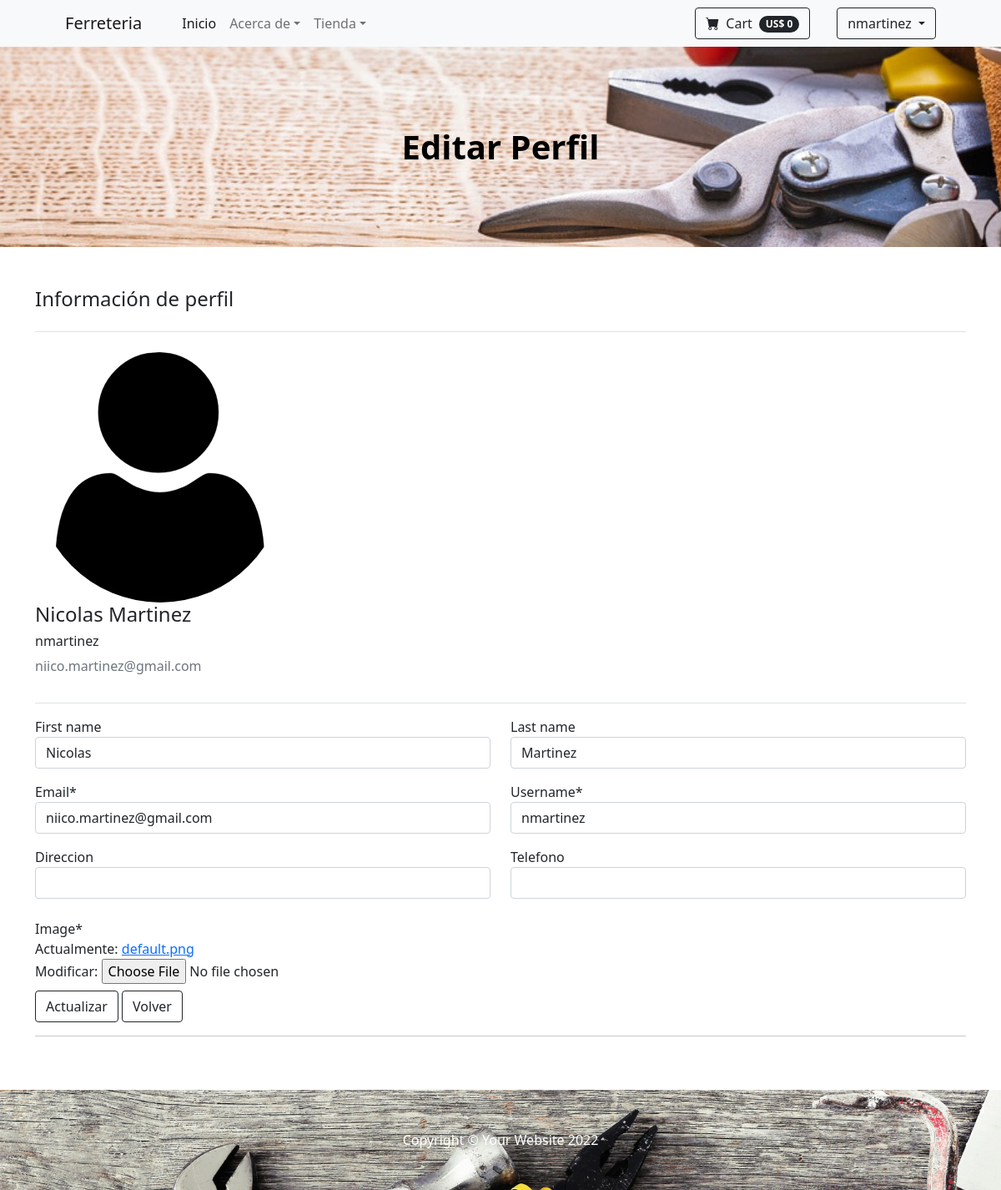
Page /accounts/profile/ (signed in) on the earlier database version.
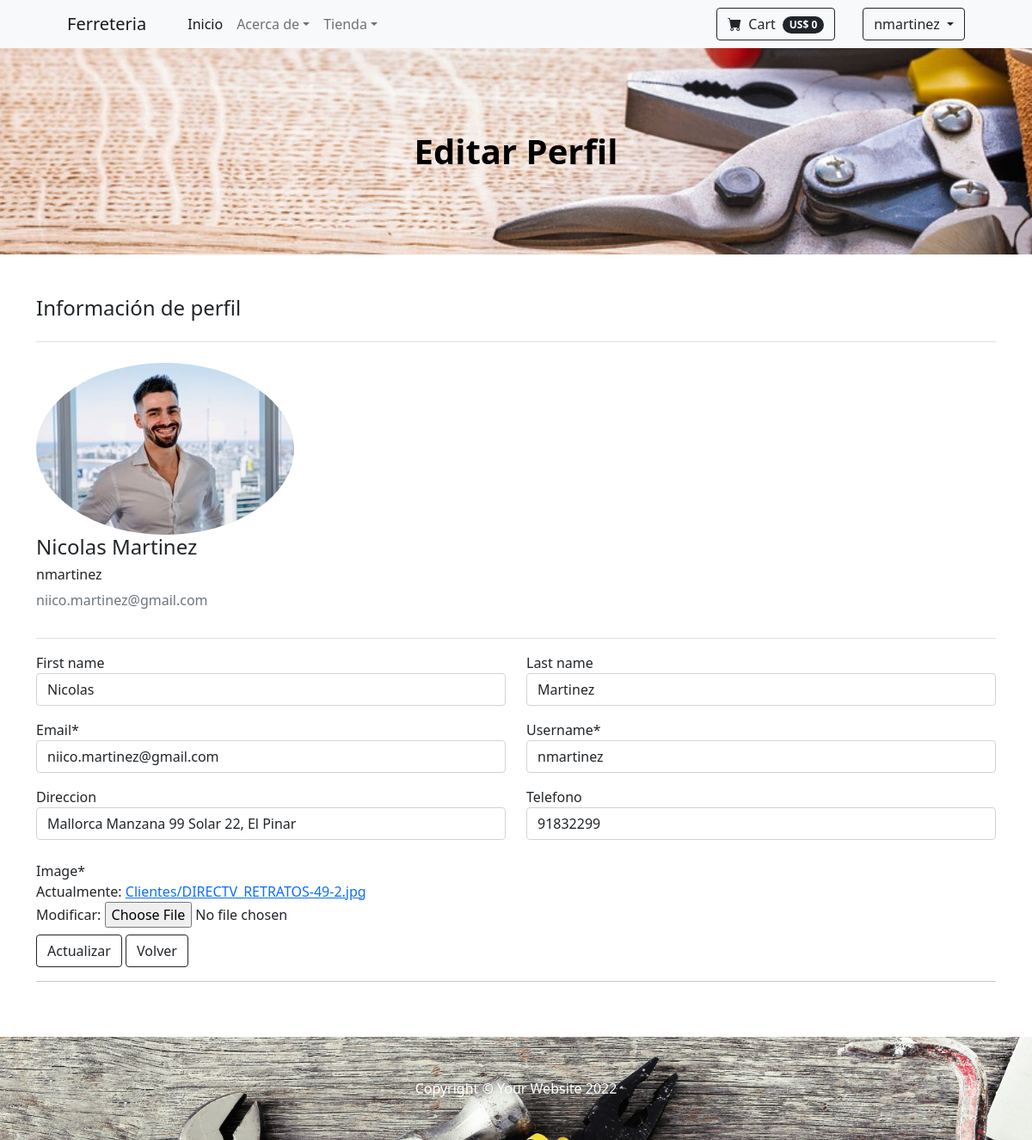
Same page on the later database version.
### Accounts/models.py (models this page shows, shortened)
class User(AbstractUser):
    fecha_nacimiento = models.DateField(null=True)
    direccion = models.CharField(max_length=80, blank=True)
    telefono = models.IntegerField(null=True)

class Profile(models.Model):
    user = models.OneToOneField(User, on_delete=models.CASCADE)
    image = models.ImageField(default='default.png', upload_to='Clientes')

### Accounts/views.py (the view)
# urls.py: path('profile/', user_views.profile, name='profile'),
@login_required
def profile(request):
    if request.method == 'POST':
        u_form = UserUpdateForm(request.POST, instance=request.user)
        p_form = ProfileUpdateForm(request.POST,
                                   request.FILES,
                                   instance=request.user.profile)
        if u_form.is_valid() and p_form.is_valid():
            u_form.save()
            p_form.save()
            messages.success(request, f'Su cuenta fue actualizada!')
            return redirect('profile')
    else:
        u_form = UserUpdateForm(instance=request.user)
        p_form = ProfileUpdateForm(instance=request.user.profile)
    context = {
        'u_form': u_form,
        'p_form': p_form
    }
    return render(request, 'Account_Profile.html', context)

### Accounts/forms.py
class UserUpdateForm(forms.ModelForm):
    email = forms.EmailField(required=True)
    username = forms.CharField(required=True)
    telefono = forms.IntegerField(required=False)
    class Meta:
        model = User
        fields = ['first_name', 'last_name', 'email',
                  'username', 'direccion', 'telefono']

class ProfileUpdateForm(forms.ModelForm):
    class Meta:
        model = Profile
        fields = ['image']

### HWStoreApp/context_processor.py (called while the page is built)
def total_carrito(request):
    total= 0
    if request.user.is_authenticated:
        if "carrito" in request.session.keys():
            for keys,value in request.session["carrito"].items():
                total += int(value["acumulado"])
    return {"total_carrito": total}

### Accounts/templates/Account_Profile.html (shortened to what this page needs)
{% extends 'HWStoreFather.html' %}
{% load static %}
{% block header_section %}
<header class="bg-dark py-5" style="background-image: url('{% static 'assets/login_background.jpg' %}'); background-repeat:no-repeat; background-position: center; margin-bottom: 0; padding-top: 7%; padding-bottom: 7%;">
    <div class="container px-4 px-lg-5 my-5">
        <div class="text-center text-black">
            <h1 class="display-6 fw-bolder">Editar Perfil</h1>
        </div>
    </div>
</header>
{% endblock header_section %}
{% block body_section %}
{% load crispy_forms_tags %}
<section class="py-5">
    <div class="container justify-content-center">
        <h4 class="pb-4 border-bottom">Información de perfil</h4>
        <div class="d-flex align-items-start py-3 border-bottom">
            <div class="media-body">
            <img class="rounded-circle account-img" src="{{ user.profile.image.url }}" class="img" alt="">
                <h4 class="account-heading">{{ user.first_name }} {{ user.last_name }}</h4>
                <h6 class="account-heading">{{ user.username }}</h6>
                <p class="text-secondary">{{ user.email }}</p>
            </div>
        </div>
            <form method="POST" enctype="multipart/form-data">
                {% if user.username == u_form.instance.username %}
                    <fieldset class="form-group">
                    <div class="py-2">
                        <div class="row py-2">
                            <div class="col-md-6">
                                {{ u_form.first_name|as_crispy_field }}
                            </div>
                            <div class="col-md-6 pt-md-0 pt-3">
                                {{ u_form.last_name|as_crispy_field }}
                            </div>
                        </div>
                        <div class="row py-2">
                            <div class="col-md-6">
                                {{ u_form.email|as_crispy_field }}
                            </div>
                            <div class="col-md-6 pt-md-0 pt-3">
                                {{ u_form.username|as_crispy_field }}
                            </div>
                        </div>
                        <div class="row py-2">
                            <div class="col-md-6">
                                {{ u_form.direccion|as_crispy_field }}
                            </div>
                            <div class="col-md-6 pt-md-0 pt-3">
                                {{ u_form.telefono|as_crispy_field }}
                            </div>
                        </div>
                    </div>
                    <div class="row py-2">
                        {{ p_form|crispy }}
                    </div>
                    </fieldset>
                {% endif %}
                <div class="form-group">
                    <button class="btn btn-outline-dark" type="submit">Actualizar</button>
                    <button type="button" class="btn btn-outline-dark" onclick="window.history.back();">Volver</button>
                </div>
            </form>
            <hr>
    </div>
</section>
{% endblock body_section %}

### HWStoreApp/templates/HWStoreFather.html (shortened to what this page needs)
<!DOCTYPE html>
<html lang="en">
{% load static %}
<head>
    <link href="https://cdn.jsdelivr.net/npm/bootstrap-icons@1.5.0/font/bootstrap-icons.css" rel="stylesheet" />
    <link href="{% static 'css/styles.css' %}" rel="stylesheet" />
</head>
<body>
    <nav class="navbar navbar-expand-lg navbar-light bg-light">
        <div class="container px-4 px-lg-5">
            <a class="navbar-brand" href="{% url 'HWStoreInicio' %}">Ferreteria</a>
            <div class="collapse navbar-collapse" id="navbarSupportedContent">
                <ul class="navbar-nav me-auto mb-2 mb-lg-0 ms-lg-4">
                    <li class="nav-item"><a class="nav-link active" aria-current="page" href="{% url 'HWStoreInicio' %}">Inicio</a></li>
                    <li class="nav-item dropdown">
                        <a class="nav-link dropdown-toggle" id="navbarDropdown" href="#" role="button"
                            data-bs-toggle="dropdown" aria-expanded="false">Acerca de</a>
                    </li>
                    <li class="nav-item dropdown">
                        <a class="nav-link dropdown-toggle" id="navbarDropdown" href="#" role="button"
                            data-bs-toggle="dropdown" aria-expanded="false">Tienda</a>
                    </li>
                </ul>
                {% if user.is_authenticated %}
                    <form action="{% url 'Carrito' %}" class="d-flex">
                        <button class="btn btn-outline-dark" type="submit">
                            <i class="bi-cart-fill me-1"></i>
                            Cart
                            <span class="badge bg-dark text-white ms-1 rounded-pill">US$ {{total_carrito}}</span>
                        </button>
                    </form>
                    <div class="dropdown">
                        <a class="btn btn-outline-dark dropdown-toggle" href="#" role="button" data-bs-toggle="dropdown" aria-expanded="false">
                          {{user.username}}
                        </a>
                    </div>
                {% endif %}
            </div>
        </div>
    </nav>
    {% block header_section %}
    {% endblock header_section %}
    {% block body_section %}
    {% endblock body_section %}
    <footer class="py-5 bg-dark" style="background-image: url('{% static 'assets/diy-tools.jpg' %}'); background-repeat:no-repeat; background-position: center; margin-bottom: 0; padding-top: 7%; padding-bottom: 7%;">
        <div class="container">
            <p class="m-0 text-center text-white">Copyright &copy; Your Website 2022</p>
        </div>
    </footer>
</body>
</html>

Differences in the rows shown:
changed User "Nicolas": profile.image: picture added in place of a placeholder; direccion (not shown) → "Mallorca Manzana 99 Solar 22, El Pinar"; telefono (not shown) → "91832299"
Other differences:
text no longer shown: "Image * Actualmente: default.png Modificar:"
text now shown: "Image * Actualmente: Clientes/DIRECTV_RETRATOS-49-2.jpg Modificar:"
